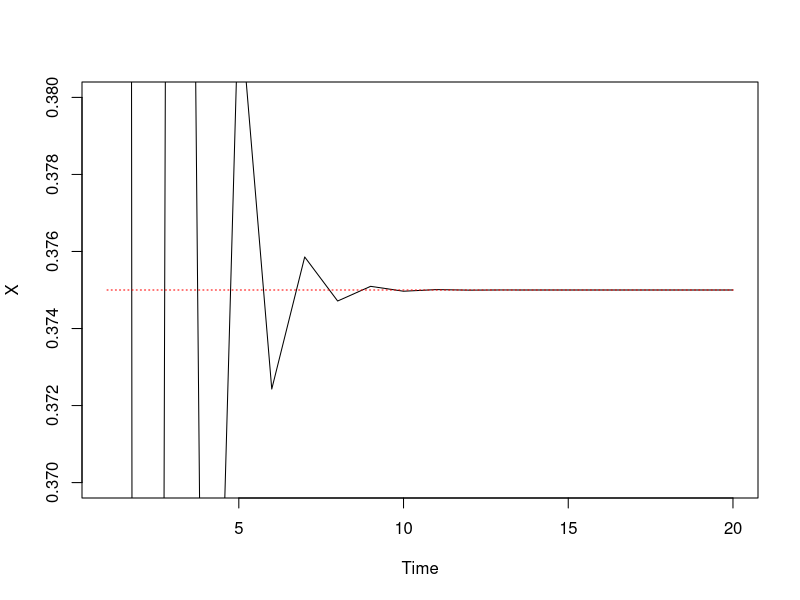

The R source for this figure:
## ---- chunk 1
X<-numeric(20)
X[1]<-1
for(t in 2:20){
  X[t]<--1/3*X[t-1]+1/2
}
E<-numeric(20)
for(t in 1:20)
  E[t]<-3/8
E
X<-ts(X)
plot(X,ylim=c(.37,.38))
lines(E,type='l',col="red",lty=3)
# Y<-numeric(10)
# for(t in 1:10){
#   Y[t]<--15/8*(-1/3)^t+3/8
# }
# Y
# plot(Y,type='l')
